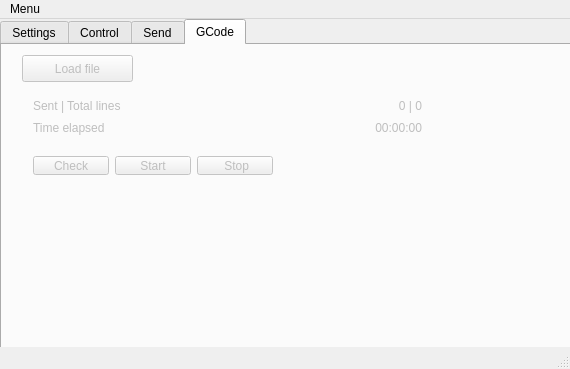
<?xml version="1.0" encoding="UTF-8"?>
<ui version="4.0">
 <class>GrblPocketController</class>
 <widget class="QMainWindow" name="GrblPocketController">
  <property name="geometry">
   <rect>
    <x>0</x>
    <y>0</y>
    <width>570</width>
    <height>369</height>
   </rect>
  </property>
  <property name="windowTitle">
   <string>GrblPocketController</string>
  </property>
  <widget class="QWidget" name="centralWidget">
   <widget class="QTabWidget" name="tabWidget">
    <property name="enabled">
     <bool>true</bool>
    </property>
    <property name="geometry">
     <rect>
      <x>0</x>
      <y>0</y>
      <width>581</width>
      <height>331</height>
     </rect>
    </property>
    <property name="currentIndex">
     <number>3</number>
    </property>
    <widget class="QWidget" name="tab_settings">
     <property name="enabled">
      <bool>true</bool>
     </property>
     <attribute name="icon">
      <iconset resource="resources.qrc">
       <normaloff>:/icons/settings.png</normaloff>:/icons/settings.png</iconset>
     </attribute>
     <attribute name="title">
      <string>Settings</string>
     </attribute>
     <widget class="QWidget" name="gridLayoutWidget_2">
      <property name="geometry">
       <rect>
        <x>20</x>
        <y>20</y>
        <width>301</width>
        <height>95</height>
       </rect>
      </property>
      <layout class="QGridLayout" name="gridLayout_2">
       <item row="1" column="1">
        <widget class="QComboBox" name="settings_baudrate">
         <property name="sizePolicy">
          <sizepolicy hsizetype="MinimumExpanding" vsizetype="Fixed">
           <horstretch>0</horstretch>
           <verstretch>0</verstretch>
          </sizepolicy>
         </property>
         <property name="acceptDrops">
          <bool>false</bool>
         </property>
         <property name="editable">
          <bool>false</bool>
         </property>
        </widget>
       </item>
       <item row="1" column="0">
        <widget class="QLabel" name="label_settings_baudrate">
         <property name="sizePolicy">
          <sizepolicy hsizetype="Minimum" vsizetype="Preferred">
           <horstretch>0</horstretch>
           <verstretch>0</verstretch>
          </sizepolicy>
         </property>
         <property name="text">
          <string>Baudrate:</string>
         </property>
        </widget>
       </item>
       <item row="0" column="0">
        <widget class="QLabel" name="label_settings_serial">
         <property name="sizePolicy">
          <sizepolicy hsizetype="Minimum" vsizetype="Preferred">
           <horstretch>0</horstretch>
           <verstretch>0</verstretch>
          </sizepolicy>
         </property>
         <property name="text">
          <string>Serial port:</string>
         </property>
        </widget>
       </item>
       <item row="0" column="1">
        <widget class="QComboBox" name="settings_serial">
         <property name="sizePolicy">
          <sizepolicy hsizetype="MinimumExpanding" vsizetype="Fixed">
           <horstretch>0</horstretch>
           <verstretch>0</verstretch>
          </sizepolicy>
         </property>
         <property name="editable">
          <bool>false</bool>
         </property>
        </widget>
       </item>
       <item row="0" column="2">
        <widget class="QPushButton" name="settings_refresh_serial">
         <property name="maximumSize">
          <size>
           <width>30</width>
           <height>16777215</height>
          </size>
         </property>
         <property name="text">
          <string/>
         </property>
         <property name="icon">
          <iconset resource="resources.qrc">
           <normaloff>:/icons/refresh.png</normaloff>:/icons/refresh.png</iconset>
         </property>
        </widget>
       </item>
       <item row="2" column="0">
        <widget class="QLabel" name="label_6">
         <property name="text">
          <string>Controller:</string>
         </property>
        </widget>
       </item>
       <item row="2" column="1">
        <widget class="QComboBox" name="settings_controller">
         <item>
          <property name="text">
           <string>GRBL</string>
          </property>
         </item>
        </widget>
       </item>
      </layout>
     </widget>
     <widget class="QPushButton" name="settings_connect">
      <property name="geometry">
       <rect>
        <x>20</x>
        <y>130</y>
        <width>141</width>
        <height>27</height>
       </rect>
      </property>
      <property name="text">
       <string>Connect</string>
      </property>
      <property name="icon">
       <iconset resource="resources.qrc">
        <normaloff>:/icons/connect.png</normaloff>:/icons/connect.png</iconset>
      </property>
     </widget>
    </widget>
    <widget class="QWidget" name="tab_control">
     <property name="enabled">
      <bool>false</bool>
     </property>
     <attribute name="icon">
      <iconset resource="resources.qrc">
       <normaloff>:/icons/movement.png</normaloff>:/icons/movement.png</iconset>
     </attribute>
     <attribute name="title">
      <string>Control</string>
     </attribute>
     <widget class="QWidget" name="gridLayoutWidget">
      <property name="geometry">
       <rect>
        <x>20</x>
        <y>10</y>
        <width>311</width>
        <height>101</height>
       </rect>
      </property>
      <layout class="QGridLayout" name="gridLayout">
       <property name="sizeConstraint">
        <enum>QLayout::SetDefaultConstraint</enum>
       </property>
       <property name="spacing">
        <number>2</number>
       </property>
       <item row="0" column="1">
        <widget class="QPushButton" name="control_move_y_min">
         <property name="minimumSize">
          <size>
           <width>0</width>
           <height>30</height>
          </size>
         </property>
         <property name="text">
          <string/>
         </property>
         <property name="icon">
          <iconset resource="resources.qrc">
           <normaloff>:/icons/up.png</normaloff>:/icons/up.png</iconset>
         </property>
        </widget>
       </item>
       <item row="1" column="3">
        <spacer name="horizontalSpacer">
         <property name="orientation">
          <enum>Qt::Horizontal</enum>
         </property>
         <property name="sizeType">
          <enum>QSizePolicy::Fixed</enum>
         </property>
         <property name="sizeHint" stdset="0">
          <size>
           <width>20</width>
           <height>0</height>
          </size>
         </property>
        </spacer>
       </item>
       <item row="1" column="2">
        <widget class="QPushButton" name="control_move_x_min">
         <property name="minimumSize">
          <size>
           <width>0</width>
           <height>30</height>
          </size>
         </property>
         <property name="text">
          <string/>
         </property>
         <property name="icon">
          <iconset resource="resources.qrc">
           <normaloff>:/icons/right.png</normaloff>:/icons/right.png</iconset>
         </property>
        </widget>
       </item>
       <item row="1" column="0">
        <widget class="QPushButton" name="control_move_x_max">
         <property name="minimumSize">
          <size>
           <width>0</width>
           <height>30</height>
          </size>
         </property>
         <property name="text">
          <string/>
         </property>
         <property name="icon">
          <iconset resource="resources.qrc">
           <normaloff>:/icons/left.png</normaloff>:/icons/left.png</iconset>
         </property>
        </widget>
       </item>
       <item row="1" column="1">
        <widget class="QPushButton" name="control_move_home">
         <property name="minimumSize">
          <size>
           <width>0</width>
           <height>30</height>
          </size>
         </property>
         <property name="text">
          <string/>
         </property>
         <property name="icon">
          <iconset resource="resources.qrc">
           <normaloff>:/icons/home.png</normaloff>:/icons/home.png</iconset>
         </property>
        </widget>
       </item>
       <item row="0" column="2">
        <widget class="QPushButton" name="control_move_x_min_y_min">
         <property name="minimumSize">
          <size>
           <width>0</width>
           <height>30</height>
          </size>
         </property>
         <property name="text">
          <string/>
         </property>
         <property name="icon">
          <iconset resource="resources.qrc">
           <normaloff>:/icons/up_right.png</normaloff>:/icons/up_right.png</iconset>
         </property>
        </widget>
       </item>
       <item row="0" column="4">
        <widget class="QPushButton" name="control_move_z_max">
         <property name="minimumSize">
          <size>
           <width>0</width>
           <height>30</height>
          </size>
         </property>
         <property name="text">
          <string/>
         </property>
         <property name="icon">
          <iconset resource="resources.qrc">
           <normaloff>:/icons/up.png</normaloff>:/icons/up.png</iconset>
         </property>
        </widget>
       </item>
       <item row="0" column="0">
        <widget class="QPushButton" name="control_move_x_max_y_min">
         <property name="minimumSize">
          <size>
           <width>0</width>
           <height>30</height>
          </size>
         </property>
         <property name="text">
          <string/>
         </property>
         <property name="icon">
          <iconset resource="resources.qrc">
           <normaloff>:/icons/up_left.png</normaloff>:/icons/up_left.png</iconset>
         </property>
        </widget>
       </item>
       <item row="2" column="4">
        <widget class="QPushButton" name="control_move_z_min">
         <property name="minimumSize">
          <size>
           <width>0</width>
           <height>30</height>
          </size>
         </property>
         <property name="maximumSize">
          <size>
           <width>16777215</width>
           <height>30</height>
          </size>
         </property>
         <property name="text">
          <string/>
         </property>
         <property name="icon">
          <iconset resource="resources.qrc">
           <normaloff>:/icons/down.png</normaloff>:/icons/down.png</iconset>
         </property>
        </widget>
       </item>
       <item row="1" column="4">
        <widget class="QPushButton" name="control_move_stop">
         <property name="minimumSize">
          <size>
           <width>0</width>
           <height>30</height>
          </size>
         </property>
         <property name="text">
          <string/>
         </property>
         <property name="icon">
          <iconset resource="resources.qrc">
           <normaloff>:/icons/emergency_stop.png</normaloff>:/icons/emergency_stop.png</iconset>
         </property>
        </widget>
       </item>
       <item row="2" column="2">
        <widget class="QPushButton" name="control_move_x_min_y_max">
         <property name="minimumSize">
          <size>
           <width>0</width>
           <height>30</height>
          </size>
         </property>
         <property name="text">
          <string/>
         </property>
         <property name="icon">
          <iconset resource="resources.qrc">
           <normaloff>:/icons/down_right.png</normaloff>:/icons/down_right.png</iconset>
         </property>
        </widget>
       </item>
       <item row="2" column="0">
        <widget class="QPushButton" name="control_move_x_max_y_max">
         <property name="minimumSize">
          <size>
           <width>0</width>
           <height>30</height>
          </size>
         </property>
         <property name="text">
          <string/>
         </property>
         <property name="icon">
          <iconset resource="resources.qrc">
           <normaloff>:/icons/down_left.png</normaloff>:/icons/down_left.png</iconset>
         </property>
        </widget>
       </item>
       <item row="2" column="1">
        <widget class="QPushButton" name="control_move_y_max">
         <property name="minimumSize">
          <size>
           <width>0</width>
           <height>30</height>
          </size>
         </property>
         <property name="maximumSize">
          <size>
           <width>16777215</width>
           <height>30</height>
          </size>
         </property>
         <property name="text">
          <string/>
         </property>
         <property name="icon">
          <iconset resource="resources.qrc">
           <normaloff>:/icons/down.png</normaloff>:/icons/down.png</iconset>
         </property>
        </widget>
       </item>
      </layout>
     </widget>
     <widget class="QWidget" name="gridLayoutWidget_3">
      <property name="geometry">
       <rect>
        <x>20</x>
        <y>130</y>
        <width>311</width>
        <height>98</height>
       </rect>
      </property>
      <layout class="QGridLayout" name="gridLayout_3">
       <item row="1" column="0">
        <widget class="QLabel" name="label_2">
         <property name="text">
          <string>Y step size:</string>
         </property>
        </widget>
       </item>
       <item row="2" column="1">
        <widget class="QSlider" name="control_slider_z_step_size">
         <property name="orientation">
          <enum>Qt::Horizontal</enum>
         </property>
        </widget>
       </item>
       <item row="1" column="1">
        <widget class="QSlider" name="control_slider_y_step_size">
         <property name="orientation">
          <enum>Qt::Horizontal</enum>
         </property>
        </widget>
       </item>
       <item row="0" column="1">
        <widget class="QSlider" name="control_slider_x_step_size">
         <property name="orientation">
          <enum>Qt::Horizontal</enum>
         </property>
        </widget>
       </item>
       <item row="2" column="0">
        <widget class="QLabel" name="label_3">
         <property name="text">
          <string>Z step size:</string>
         </property>
        </widget>
       </item>
       <item row="0" column="0">
        <widget class="QLabel" name="label">
         <property name="text">
          <string>X step size:</string>
         </property>
        </widget>
       </item>
       <item row="0" column="2">
        <widget class="QSpinBox" name="control_spinbox_x_step_size"/>
       </item>
       <item row="1" column="2">
        <widget class="QSpinBox" name="control_spinbox_y_step_size"/>
       </item>
       <item row="2" column="2">
        <widget class="QSpinBox" name="control_spinbox_z_step_size"/>
       </item>
      </layout>
     </widget>
    </widget>
    <widget class="QWidget" name="tab_send">
     <property name="enabled">
      <bool>false</bool>
     </property>
     <attribute name="icon">
      <iconset resource="resources.qrc">
       <normaloff>:/icons/edit.png</normaloff>:/icons/edit.png</iconset>
     </attribute>
     <attribute name="title">
      <string>Send</string>
     </attribute>
     <widget class="QLineEdit" name="send_command_line">
      <property name="geometry">
       <rect>
        <x>20</x>
        <y>10</y>
        <width>421</width>
        <height>23</height>
       </rect>
      </property>
     </widget>
     <widget class="QPushButton" name="send_command_button">
      <property name="geometry">
       <rect>
        <x>450</x>
        <y>10</y>
        <width>82</width>
        <height>23</height>
       </rect>
      </property>
      <property name="text">
       <string>Send</string>
      </property>
     </widget>
     <widget class="QTextEdit" name="send_command_ouput">
      <property name="geometry">
       <rect>
        <x>20</x>
        <y>40</y>
        <width>511</width>
        <height>231</height>
       </rect>
      </property>
      <property name="readOnly">
       <bool>true</bool>
      </property>
     </widget>
    </widget>
    <widget class="QWidget" name="tab_gcode">
     <property name="enabled">
      <bool>false</bool>
     </property>
     <attribute name="icon">
      <iconset resource="resources.qrc">
       <normaloff>:/icons/file_text.png</normaloff>:/icons/file_text.png</iconset>
     </attribute>
     <attribute name="title">
      <string>GCode</string>
     </attribute>
     <widget class="QPushButton" name="gcode_load">
      <property name="geometry">
       <rect>
        <x>20</x>
        <y>10</y>
        <width>111</width>
        <height>27</height>
       </rect>
      </property>
      <property name="text">
       <string>Load file</string>
      </property>
      <property name="icon">
       <iconset resource="resources.qrc">
        <normaloff>:/icons/open.png</normaloff>:/icons/open.png</iconset>
      </property>
     </widget>
     <widget class="QWidget" name="horizontalLayoutWidget">
      <property name="geometry">
       <rect>
        <x>20</x>
        <y>100</y>
        <width>262</width>
        <height>41</height>
       </rect>
      </property>
      <layout class="QHBoxLayout" name="control_layout">
       <item>
        <widget class="QPushButton" name="gcode_check_button">
         <property name="text">
          <string>Check</string>
         </property>
        </widget>
       </item>
       <item>
        <widget class="QPushButton" name="gcode_start_pause_button">
         <property name="text">
          <string>Start</string>
         </property>
         <property name="icon">
          <iconset resource="resources.qrc">
           <normaloff>:/icons/play.png</normaloff>:/icons/play.png</iconset>
         </property>
        </widget>
       </item>
       <item>
        <widget class="QPushButton" name="gcode_stop_button">
         <property name="text">
          <string> Stop</string>
         </property>
         <property name="icon">
          <iconset resource="resources.qrc">
           <normaloff>:/icons/stop.png</normaloff>:/icons/stop.png</iconset>
         </property>
        </widget>
       </item>
      </layout>
     </widget>
     <widget class="QWidget" name="gridLayoutWidget_4">
      <property name="geometry">
       <rect>
        <x>20</x>
        <y>40</y>
        <width>411</width>
        <height>61</height>
       </rect>
      </property>
      <layout class="QGridLayout" name="gridLayout_4">
       <item row="0" column="1">
        <spacer name="horizontalSpacer_2">
         <property name="orientation">
          <enum>Qt::Horizontal</enum>
         </property>
         <property name="sizeHint" stdset="0">
          <size>
           <width>40</width>
           <height>20</height>
          </size>
         </property>
        </spacer>
       </item>
       <item row="1" column="0">
        <widget class="QLabel" name="label_5">
         <property name="text">
          <string>Time elapsed</string>
         </property>
        </widget>
       </item>
       <item row="0" column="2">
        <widget class="QLabel" name="gcode_label_lines">
         <property name="text">
          <string>0 | 0</string>
         </property>
         <property name="alignment">
          <set>Qt::AlignRight|Qt::AlignTrailing|Qt::AlignVCenter</set>
         </property>
        </widget>
       </item>
       <item row="0" column="0">
        <widget class="QLabel" name="label_4">
         <property name="text">
          <string>Sent | Total lines</string>
         </property>
        </widget>
       </item>
       <item row="1" column="2">
        <widget class="QLabel" name="gcode_label_time">
         <property name="text">
          <string>00:00:00</string>
         </property>
         <property name="alignment">
          <set>Qt::AlignRight|Qt::AlignTrailing|Qt::AlignVCenter</set>
         </property>
        </widget>
       </item>
      </layout>
     </widget>
     <widget class="QLabel" name="gcode_filename_label">
      <property name="geometry">
       <rect>
        <x>150</x>
        <y>10</y>
        <width>281</width>
        <height>22</height>
       </rect>
      </property>
      <property name="text">
       <string/>
      </property>
     </widget>
    </widget>
   </widget>
  </widget>
  <widget class="QStatusBar" name="status_bar"/>
  <widget class="QMenuBar" name="menuBar">
   <property name="geometry">
    <rect>
     <x>0</x>
     <y>0</y>
     <width>570</width>
     <height>24</height>
    </rect>
   </property>
   <widget class="QMenu" name="menu">
    <property name="title">
     <string>Menu</string>
    </property>
    <addaction name="action_quit"/>
   </widget>
   <addaction name="menu"/>
  </widget>
  <action name="action_quit">
   <property name="text">
    <string>Quit</string>
   </property>
  </action>
 </widget>
 <layoutdefault spacing="6" margin="11"/>
 <resources>
  <include location="resources.qrc"/>
 </resources>
 <connections/>
</ui>
